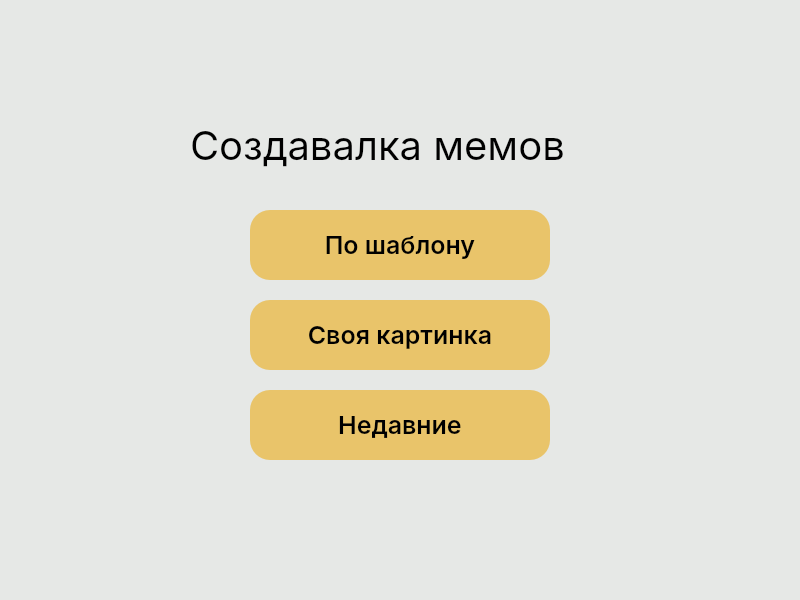
<?xml version="1.0" encoding="UTF-8"?>
<ui version="4.0">
 <class>MainWindow</class>
 <widget class="QMainWindow" name="MainWindow">
  <property name="geometry">
   <rect>
    <x>0</x>
    <y>0</y>
    <width>800</width>
    <height>600</height>
   </rect>
  </property>
  <property name="font">
   <font>
    <pointsize>16</pointsize>
   </font>
  </property>
  <property name="windowTitle">
   <string>MainWindow</string>
  </property>
  <property name="styleSheet">
   <string notr="true">background-color: rgb(230, 232, 230);</string>
  </property>
  <widget class="QWidget" name="centralwidget">
   <widget class="QLabel" name="label">
    <property name="geometry">
     <rect>
      <x>190</x>
      <y>110</y>
      <width>431</width>
      <height>71</height>
     </rect>
    </property>
    <property name="font">
     <font>
      <family>Inter,sans-serif</family>
      <pointsize>30</pointsize>
     </font>
    </property>
    <property name="styleSheet">
     <string notr="true">font-family: Inter,sans-serif;</string>
    </property>
    <property name="text">
     <string>Создавалка мемов</string>
    </property>
   </widget>
   <widget class="QPushButton" name="open_shablon_list_btn">
    <property name="geometry">
     <rect>
      <x>250</x>
      <y>210</y>
      <width>300</width>
      <height>70</height>
     </rect>
    </property>
    <property name="font">
     <font>
      <family>Inter,sans-serif</family>
      <pointsize>-1</pointsize>
      <weight>62</weight>
      <bold>true</bold>
     </font>
    </property>
    <property name="styleSheet">
     <string notr="true">QPushButton
{
	font-family: Inter,sans-serif;
	font-size:25px;
	background-color: rgb(233, 196, 106);
	font-weight: 500;
	border-radius: 20px;
}

QPushButton:hover
{
	background-color: rgb(223, 41, 53);
	color: white;
}</string>
    </property>
    <property name="text">
     <string>По шаблону</string>
    </property>
   </widget>
   <widget class="QPushButton" name="open_own_picture_btn">
    <property name="geometry">
     <rect>
      <x>250</x>
      <y>300</y>
      <width>300</width>
      <height>70</height>
     </rect>
    </property>
    <property name="font">
     <font>
      <family>Inter,sans-serif</family>
      <pointsize>-1</pointsize>
      <weight>62</weight>
      <bold>true</bold>
     </font>
    </property>
    <property name="styleSheet">
     <string notr="true">QPushButton
{
	font-family: Inter,sans-serif;
	font-size:25px;

	background-color: rgb(233, 196, 106);
	font-weight: 500;
	border-radius: 20px;
}

QPushButton:hover
{
	background-color: rgb(223, 41, 53);
	color: white;
}</string>
    </property>
    <property name="text">
     <string>Своя картинка</string>
    </property>
   </widget>
   <widget class="QPushButton" name="open_recent_list_btn">
    <property name="geometry">
     <rect>
      <x>250</x>
      <y>390</y>
      <width>300</width>
      <height>70</height>
     </rect>
    </property>
    <property name="font">
     <font>
      <family>Inter,sans-serif</family>
      <pointsize>-1</pointsize>
      <weight>62</weight>
      <bold>true</bold>
     </font>
    </property>
    <property name="styleSheet">
     <string notr="true">QPushButton
{
	font-family: Inter,sans-serif;
	font-size:25px;

	background-color: rgb(233, 196, 106);
	font-weight: 500;
	border-radius: 20px;
}

QPushButton:hover
{
	background-color: rgb(223, 41, 53);
	color: white;
}</string>
    </property>
    <property name="text">
     <string>Недавние</string>
    </property>
   </widget>
  </widget>
  <widget class="QMenuBar" name="menubar">
   <property name="geometry">
    <rect>
     <x>0</x>
     <y>0</y>
     <width>800</width>
     <height>26</height>
    </rect>
   </property>
  </widget>
  <widget class="QStatusBar" name="statusbar"/>
 </widget>
 <resources/>
 <connections/>
</ui>
